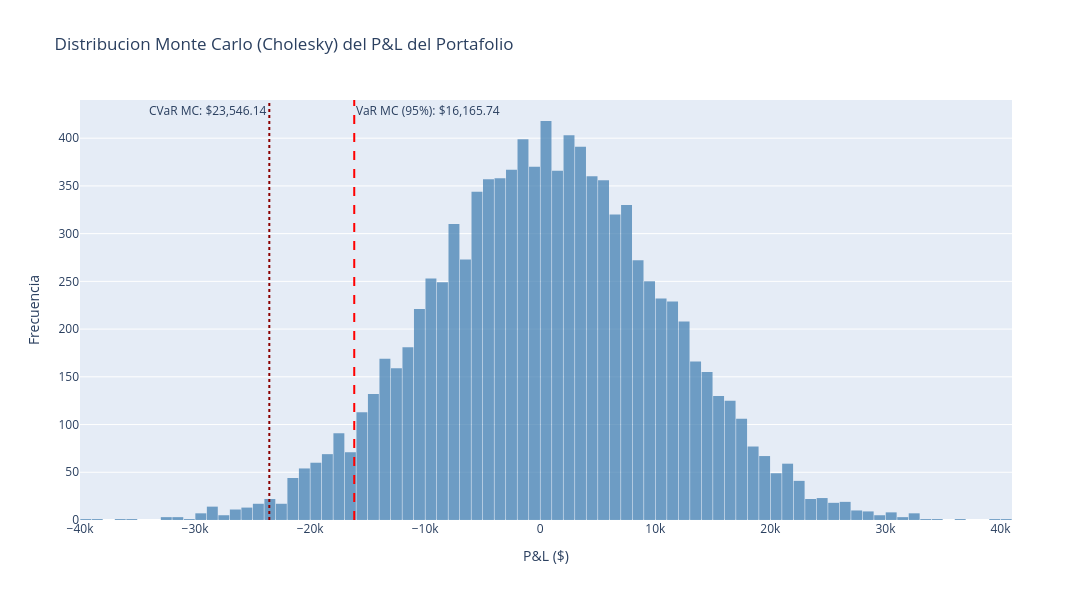

The code cell stored with this chart in its notebook:
### Code cell
# float(np.squeeze(s)) --> Convierte el valor de "s" a un número de punto flotante (float) 
# y elimina cualquier dimensión adicional que pueda tener (si es un array de una sola dimensión,
# se convierte en un escalar)
# for s in escenario_port --> Itera sobre cada elemento "s" en la Serie "escenario_port"
escenario_port_MC = pd.Series([float(np.squeeze(s)) for s in escenario_port], dtype=float)

# Histograma de la distribucion Monte Carlo Cholesky
fig_mc = go.Figure()
fig_mc.add_trace(go.Histogram(
    x=escenario_port_MC, # Eje X con los valores simulados del P&L del portafolio
    nbinsx=80, # Número de bins para el histograma
    marker_color="steelblue", 
    opacity=0.75,
    name="P&L Simulado (MC Cholesky)",
    hovertemplate="P&L: %{x:,.2f}<br>Frecuencia: %{y}<extra></extra>",
))

# Agregamos una línea vertical para el VaR Monte Carlo Cholesky
fig_mc.add_vline(
    x=VaR_M_port[0], # Posición de la línea vertical en el eje X (VaR Monte Carlo Cholesky)
    line_dash="dash", # Estilo de la línea (en este caso, línea discontinua)
    line_color="red", # Color de la línea
    annotation_text=f"VaR MC ({nivel_de_confianza_porcentaje}): {VaR_M_port_dinero}", # Texto de la anotación que muestra el valor del VaR Monte Carlo Cholesky
    annotation_position="top right", # Posición de la anotación
)

# Agregamos una línea vertical para el CVaR Monte Carlo Cholesky
fig_mc.add_vline(
    x=CVaR_M_port,
    line_dash="dot", 
    line_color="darkred",
    annotation_text=f"CVaR MC: {CVaR_M_port_dinero}", # Texto de la anotación que muestra el valor del CVaR Monte Carlo Cholesky
    annotation_position="top left",
)



# Configuración del diseño del gráfico
fig_mc.update_layout(
    title="Distribucion Monte Carlo (Cholesky) del P&L del Portafolio", # Título del gráfico
    xaxis_title="P&L ($)", # Etiqueta del eje X
    yaxis_title="Frecuencia", # Etiqueta del eje Y
    bargap=0.05, # Espacio entre las barras del histograma
    legend_title_text="Serie", # Título de la leyenda
    hovermode="x unified", # Modo de visualización de la información al pasar el cursor sobre el gráfico
    width=1100, # Ancho del gráfico en píxeles
    height=600,
)
fig_mc.show()

### Figure 1 — Plotly figure (JSON) as saved in the notebook; plotly's stock layout.template omitted (floating-point values rounded to 4 significant figures; data arrays with more than 128 entries replaced by an {"elided": "..."} marker saying what was removed)
{"data": [{"hovertemplate": "P&L: %{x:,.2f}<br>Frecuencia: %{y}<extra></extra>", "marker": {"color": "steelblue"}, "name": "P&L Simulado (MC Cholesky)", "nbinsx": 80, "opacity": 0.75, "type": "histogram", "x": {"elided": "10000 float values"}}], "layout": {"annotations": [{"showarrow": false, "text": "VaR MC (95%): $16,165.74", "x": -16170.0, "xanchor": "left", "xref": "x", "y": 1, "yanchor": "top", "yref": "y domain"}, {"showarrow": false, "text": "CVaR MC: $23,546.14", "x": -23550.0, "xanchor": "right", "xref": "x", "y": 1, "yanchor": "top", "yref": "y domain"}], "bargap": 0.05, "height": 600, "hovermode": "x unified", "legend": {"title": {"text": "Serie"}}, "shapes": [{"line": {"color": "red", "dash": "dash"}, "type": "line", "x0": -16170.0, "x1": -16170.0, "xref": "x", "y0": 0, "y1": 1, "yref": "y domain"}, {"line": {"color": "darkred", "dash": "dot"}, "type": "line", "x0": -23550.0, "x1": -23550.0, "xref": "x", "y0": 0, "y1": 1, "yref": "y domain"}], "title": {"text": "Distribucion Monte Carlo (Cholesky) del P&L del Portafolio"}, "width": 1100, "xaxis": {"title": {"text": "P&L ($)"}}, "yaxis": {"title": {"text": "Frecuencia"}}}}
